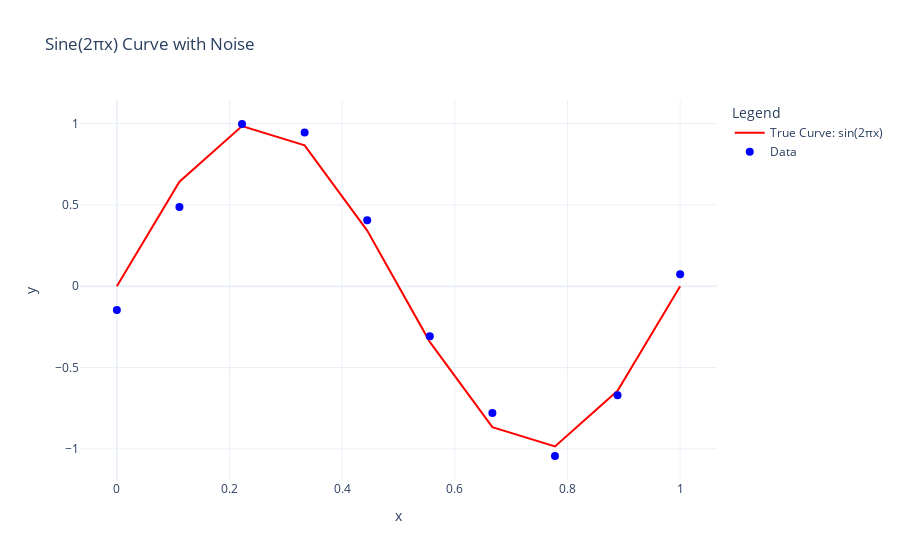

Notebook code for this chart:
### Code cell
# Create Plotly figure
fig = go.Figure()

# Add true curve
fig.add_trace(go.Scatter(x=x, y=y_true, mode='lines', name='True Curve: sin(2πx)', line=dict(color='red', width=2)))

# Add noisy data
fig.add_trace(go.Scatter(x=x, y=y_noisy, mode='markers', name='Data', marker=dict(color='blue', size=8)))

# Update layout
fig.update_layout(title="Sine(2πx) Curve with Noise", xaxis_title="x", yaxis_title="y", legend_title="Legend",template="plotly_white")

# Show the plot
fig.show()

### Figure 1 — Plotly figure (JSON) as saved in the notebook; plotly's stock layout.template omitted (floating-point values rounded to 4 significant figures)
{"data": [{"line": {"color": "red", "width": 2}, "mode": "lines", "name": "True Curve: sin(2πx)", "type": "scatter", "x": [0, 0.1111, 0.2222, 0.3333, 0.4444, 0.5556, 0.6667, 0.7778, 0.8889, 1], "y": [0, 0.6428, 0.9848, 0.866, 0.342, -0.342, -0.866, -0.9848, -0.6428, -2.449e-16]}, {"marker": {"color": "blue", "size": 8}, "mode": "markers", "name": "Data", "type": "scatter", "x": [0, 0.1111, 0.2222, 0.3333, 0.4444, 0.5556, 0.6667, 0.7778, 0.8889, 1], "y": [-0.1462, 0.4879, 0.9975, 0.9453, 0.4058, -0.308, -0.7797, -1.044, -0.67, 0.07375]}], "layout": {"legend": {"title": {"text": "Legend"}}, "title": {"text": "Sine(2πx) Curve with Noise"}, "xaxis": {"title": {"text": "x"}}, "yaxis": {"title": {"text": "y"}}}}
